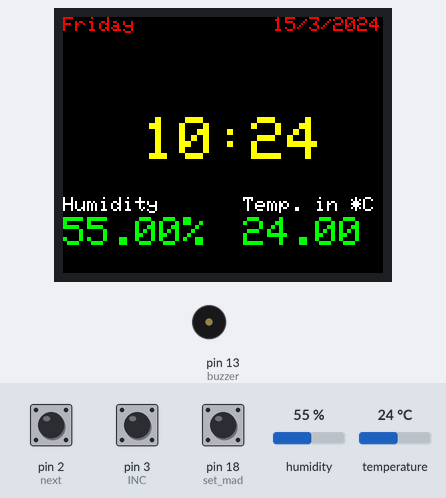
This sketch was run on a simulated Arduino Mega 2560, built with avr-gcc and run on an emulated ATmega2560. Parts: 160×128 colour display, buzzer (waves = sounding, pin HIGH). Wiring (inferred from the names in the program): DHT22 sensor: data pin 22. Inputs (shaded band) come from the test bench; at power-on: pin 18 (set_mad) HIGH, pin 2 (next) HIGH, pin 3 (INC) HIGH, humidity 55 %, temperature 24 °C. The local clock reads 2024-03-15 10:24:30 at power-on unless the sketch sets it; EEPROM starts erased; what the sketch prints to the serial monitor is not drawn.

Above: at 1.3 s.
1.4 s: pin 18 (set_mad) pulled LOW for 0.55 s
At 2.4 s:
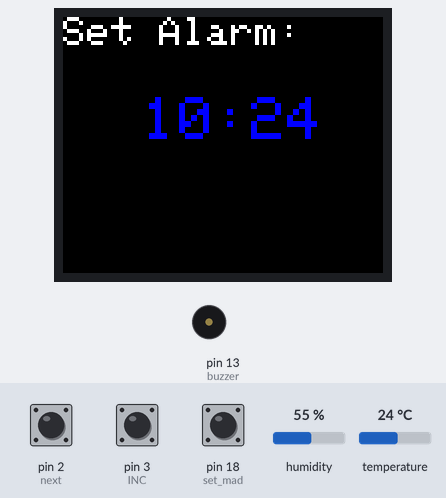
3.4 s: pin 2 (next) pulled LOW for 0.55 s
At 5.1 s:
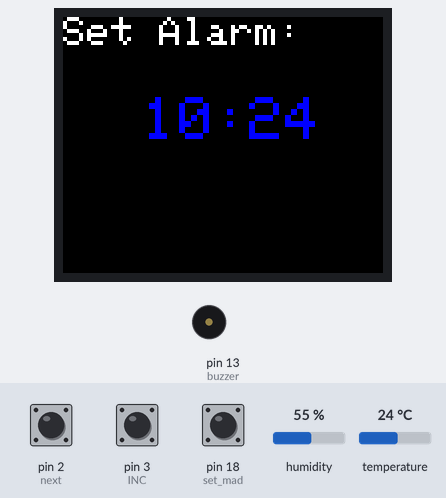
5.4 s: pin 2 (next) pulled LOW for 1 s
At 12.1 s:
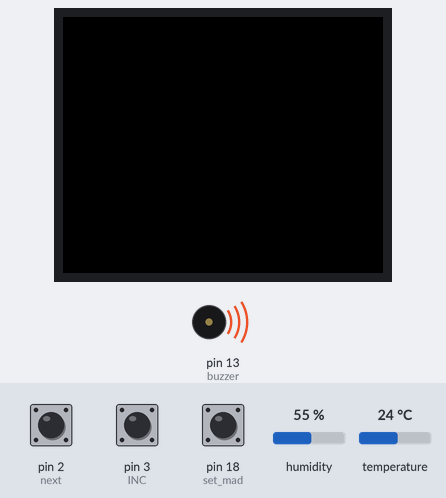
12.2 s: pin 3 (INC) driven LOW and pin 18 (set_mad) driven LOW
At 16.6 s:
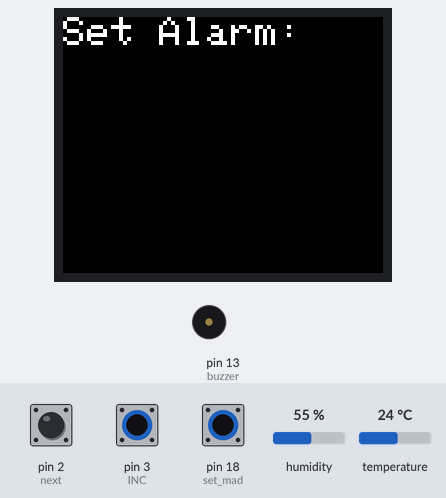
17.5 s: pin 3 (INC) driven HIGH
At 18.4 s:
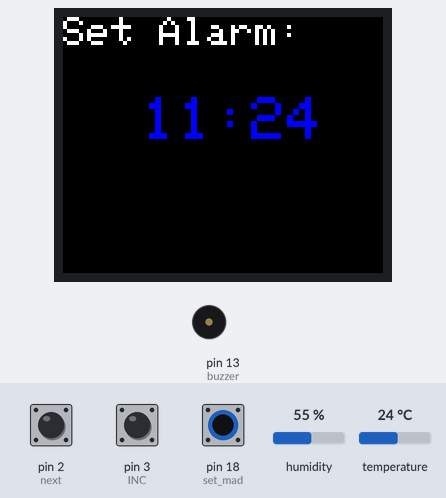
19.0 s: pin 3 (INC) pulsed LOW 5 times (0.12 s each, 0.3 s apart)
At 21.3 s:
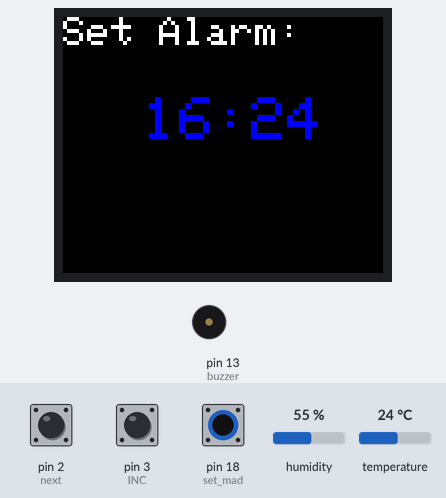
Timing chart, 0 to 22.8 s (numbered marks = the images above; inputs shaded):
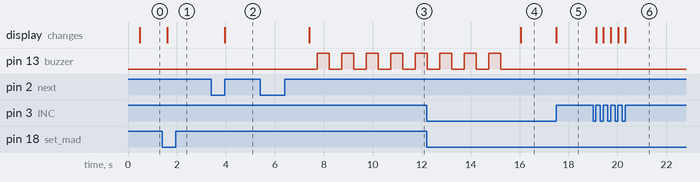

The sketch:

Alarm.ino
```cpp
// Date and time functions using a DS1307 RTC connected via I2C and Wire lib
#include <Wire.h>
#include "RTClib.h"
#include <Adafruit_GFX.h>    // Core graphics library
#include <Adafruit_ST7735.h> // Hardware-specific library
#include <SPI.h>
#include "DHT.h"
#include<EEPROM.h>

String hours;
String mins;
int minuteNow=0;
int minutePrevious=0;

int hourPrevious = 25;
int hourNow = 0;
#define TFT_CS     10
#define TFT_RST    9  // you can also connect this to the Arduino reset
                      // in which case, set this #define pin to 0!
#define TFT_DC     8

//Adafruit_ST7735 tft = Adafruit_ST7735(TFT_CS,  TFT_DC, TFT_RST);
#define TFT_SCLK 12   // set these to be whatever pins you like!
#define TFT_MOSI 11   // set these to be whatever pins you like!
Adafruit_ST7735 tft = Adafruit_ST7735(TFT_CS, TFT_DC, TFT_MOSI, TFT_SCLK, TFT_RST);

#define DHTPIN 22
#define DHTTYPE DHT22

int temp,inc,hours1,minut,add=11;
int next=2;
int INC=3;
int set_mad=18;
#define buzzer 13
int HOUR,MINUT,SECOND;

RTC_DS1307 rtc;
DHT dht(DHTPIN, DHTTYPE);
char daysOfTheWeek[7][12] = {"Sunday", "Monday", "Tuesday", "Wednesday", "Thursday", "Friday", "Saturday"};


void setup () {
  pinMode(INC, INPUT);
 pinMode(next, INPUT);
 pinMode(set_mad, INPUT);
 pinMode(buzzer, OUTPUT);
 digitalWrite(next, HIGH);
 digitalWrite(set_mad, HIGH);
 digitalWrite(INC, HIGH);

  Serial.begin(9600);
  tft.initR(INITR_BLACKTAB);
  Serial.println("Initialized");
  tft.fillScreen(ST7735_BLACK);
  tft.setRotation(1);

  dht.begin();

  if (! rtc.begin()) {
    Serial.println("Couldn't find RTC");
    while (1);
  }

  if (! rtc.isrunning()) {
    Serial.println("RTC is NOT running!");
    // following line sets the RTC to the date & time this sketch was compiled
   rtc.adjust(DateTime(F(__DATE__), F(__TIME__)));
    // This line sets the RTC with an explicit date & time, for example to set
    // January 21, 2014 at 3am you would call:
   //  rtc.adjust(DateTime(2016, 3, 6, 11, 26, 0));
  }
}

void loop () {

  float h = dht.readHumidity();
  // Read temperature as Celsius (the default)
  float t = dht.readTemperature();

    DateTime now = rtc.now();

    Serial.print(now.year(), DEC);
    Serial.print('/');
    Serial.print(now.month(), DEC);
    Serial.print('/');
    Serial.print(now.day(), DEC);
    Serial.print(" (");
    HOUR=now.hour();
  //  Serial.println(HOUR);
    MINUT=now.minute();
  //  Serial.println(MINUT);
    Serial.print(daysOfTheWeek[now.dayOfTheWeek()]);

    Serial.print(") ");
    if(now.hour()<10)
    {
      hours ="0"+String(now.hour());
    }else
    {
      hours = String(now.hour());
       }
    Serial.print(hours);
    Serial.print(':');
    if(now.minute()<10)
    {
      mins ="0"+String(now.minute());
    }else
    {
      mins = String(now.minute());
       }
    Serial.print(mins);
    Serial.print(':');
    Serial.print(now.second(), DEC);
    Serial.println();

    minuteNow = now.minute();
  if(minuteNow!=minutePrevious)
  {
    tft.fillRect(15,15,140,65,ST7735_BLACK);
  tft.setCursor(0, 0);
  tft.setTextColor(ST7735_RED);
  tft.setTextSize(1);
  tft.println(daysOfTheWeek[now.dayOfTheWeek()]);
  tft.setCursor(105,0);
  tft.print(now.day(), DEC);
  tft.print('/');
  tft.print(now.month(), DEC);
  tft.print('/');
  tft.print(now.year(), DEC);
  tft.setCursor(40, 50);
  tft.setTextColor(ST7735_YELLOW);
  tft.setTextSize(3);
  tft.print(hours);
  tft.print(':');
  tft.print(mins);
  minutePrevious = minuteNow;
  }

  hourNow = now.hour();
  if(hourNow!=hourPrevious)
  {
  tft.fillRect(0,100,160,100,ST7735_BLACK);
  tft.setCursor(0, 90);
  tft.setTextColor(ST7735_WHITE);
  tft.setTextSize(1);
  tft.print("Humidity");
  tft.setCursor(0, 100);
  tft.setTextColor(ST7735_GREEN);
  tft.setTextSize(2);
  tft.print(h);
  tft.print("%");

  tft.setCursor(90, 90);
  tft.setTextColor(ST7735_WHITE);
  tft.setTextSize(1);
  tft.print("Temp. in *C");
  tft.setCursor(90, 100);
  tft.setTextColor(ST7735_GREEN);
  tft.setTextSize(2);
  tft.print(t);
  hourPrevious = hourNow;
  }

  if(digitalRead(set_mad) == 0)      //set Alarm time
   {

     Serial.print("  Set Alarm  ");
     tft.fillScreen(ST7735_BLACK);
     tft.setCursor(0,0);
     tft.setTextColor(ST7735_WHITE);
     tft.setTextSize(2);
     tft.print("Set Alarm:");

    alarm();


       Serial.println("pawannn");
       tft.setCursor(0,80);
     tft.setTextColor(ST7735_BLUE);
    tft.setTextSize(2);
     tft.print("ALARM SET!");


     tft.fillScreen(ST7735_BLACK);


    //delay(1000);
    Serial.print("\n");
    //lcd.clear();
    //lcd.setCursor(0,0);
    Serial.print("  Alarm time ");
    //lcd.setCursor(0,1);
    Serial.print(" has been set  ");
   // delay(2000);
 }
 match();
}

//-------------------------------------------------------------

void alarm()
{
  int temp=1,minuts=0,hours=0,seconds=0;
    while(temp==1)
    {
     if(digitalRead(INC)==0)
     {
      HOUR++;
      if(HOUR==24)
      {
       HOUR=0;
      }
      while(digitalRead(INC)==0);
     }

    Serial.print("\n");
    Serial.print("Set Alarm Time ");
    Serial.print(HOUR);
    Serial.print(":");
    Serial.print(MINUT);
    tft.fillRect(40,40,40,40,ST7735_BLACK);
    tft.setCursor(40,40);
     tft.setTextColor(ST7735_BLUE);
     tft.setTextSize(3);
     tft.print(HOUR);
    tft.print(":");
    tft.print(MINUT);

    Serial.print("\n");
    delay(100);
    if(digitalRead(next)==0)
    {
      hours1=HOUR;
      EEPROM.write(add++,hours1);
     temp=2;
     while(digitalRead(next)==0);
    }
    }

    while(temp==2)
    {
     if(digitalRead(INC)==0)
     {
      MINUT++;
      if(MINUT==60)
      {MINUT=0;}
      while(digitalRead(INC)==0);
     }
     tft.fillRect(93,40,60,40,ST7735_BLACK);
    tft.setCursor(93,40);
     tft.setTextColor(ST7735_BLUE);
    // tft.setTextSize(3);
     //tft.print(HOUR);
   //tft.print(":");
   tft.print(MINUT);
     // lcd.clear();
     Serial.print("\n");
    //lcd.setCursor(0,1);
    Serial.print(HOUR);
    Serial.print(":");
    Serial.print(MINUT);


    Serial.print("\n");
    delay(100);
      if(digitalRead(next)==0)
      {
       minut=MINUT;
       EEPROM.write(add++, minut);
       temp=0;
       while(digitalRead(next)==0);
      }
    }


    delay(1000);
}

/* Function to chack medication time */

void match()
{
  int tem[17];
  for(int i=11;i<17;i++)
  {
    tem[i]=EEPROM.read(i);
    Serial.print("hour = ");
    Serial.println(tem[11]);
    Serial.print("minute = ");
    Serial.println(tem[12]);
    Serial.print("a=");
    Serial.println(tem[13]);
    Serial.print("b=");
    Serial.println(tem[14]);
    Serial.print("c=");
    Serial.println(tem[15]);
    Serial.print("d=");
    Serial.println(tem[16]);
  }
  if(HOUR == tem[11] && MINUT == tem[12])
  {
   beep();
   beep();
   beep();
   beep();
   //lcd.clear();
   Serial.print("\n");
   Serial.print("Wake Up........");
   //lcd.setCursor(0,1);
   Serial.print("Wake Up.......");
   beep();
   beep();
   beep();
   beep();
  }
}

/* function to buzzer indication */

void beep()
{
   digitalWrite(buzzer,HIGH);
   delay(500);
   digitalWrite(buzzer, LOW);
   delay(500);
}
```

Measured:
- after the input at 1.4 s, the display: changes after 0.20 s (image 1)
- after the input at 3.4 s, the display: changes after 0.55 s (image 2)
- after the input at 5.4 s, pin 13 (buzzer): alternates HIGH for 0.50 s and LOW for 0.50 s, starting after 2.3 s; the display: changes after 2.0 s (image 3)
- after the input at 12.2 s, pin 13 (buzzer): goes on until 15.2 s, then stays LOW; the display: changes after 3.9 s (image 4)
- after the input at 17.5 s, the display: changes at once (image 5)
- after the input at 19.0 s, the display: first changes after 0.12 s (image 6 shows a later state)
